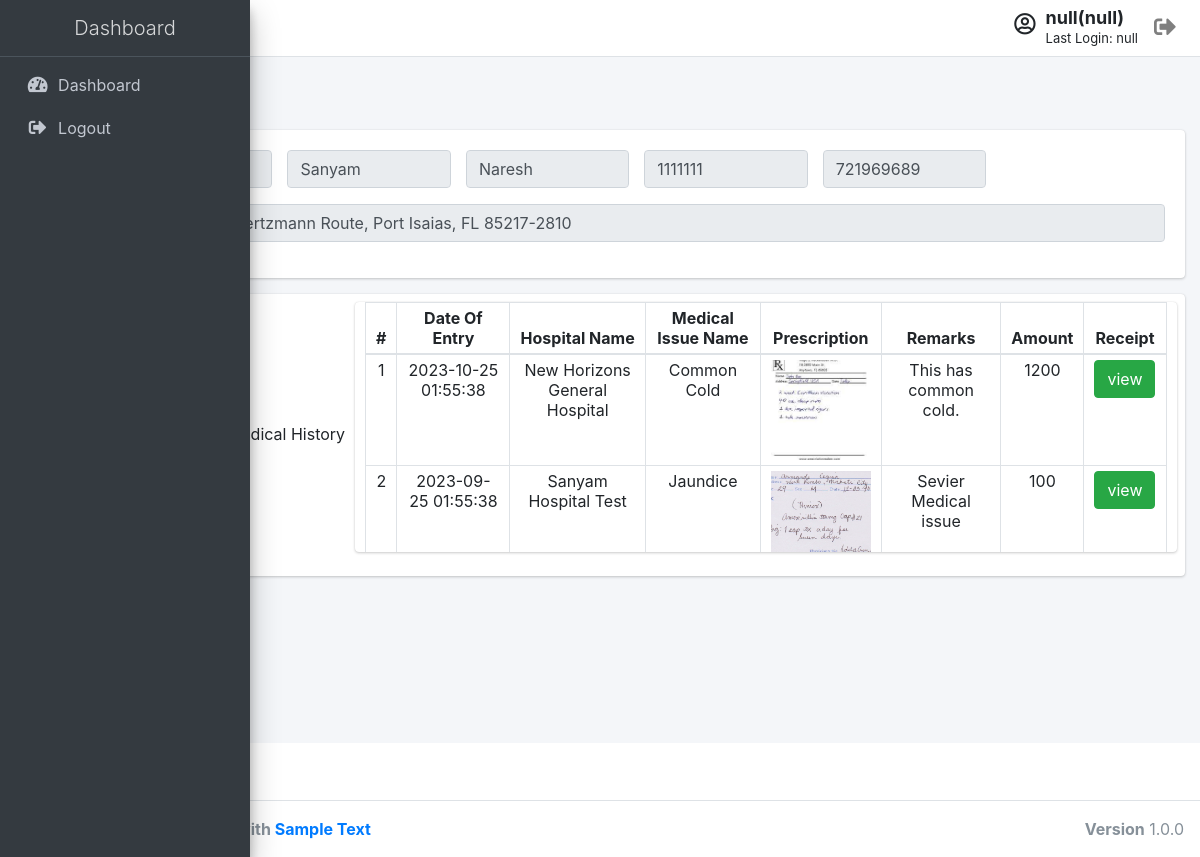
Page /components/index/index.php (signed in) on the committed database.
### tables this page shows
CREATE TABLE `user_login_details` (
  `LID` int(11) NOT NULL,
  `Login_Id` int(11) NOT NULL,
  `User_First_Name` text NOT NULL,
  `User_Middle_Name` text NOT NULL,
  `User_Last_Name` text NOT NULL,
  `Addhar_No` text NOT NULL,
  `Mobile_No` varchar(10) DEFAULT NULL,
  `Address` text DEFAULT NULL
);

CREATE TABLE `usermedicalhistorymaster` (
  `UMH_Id` int(11) NOT NULL,
  `Date_Of_Entry` datetime DEFAULT NULL,
  `Login_Id` int(11) NOT NULL,
  `Hospital_Id` int(11) NOT NULL,
  `HealthIssueId` int(11) NOT NULL,
  `File_Name` text DEFAULT NULL,
  `Remarks` text DEFAULT NULL,
  `Amount` int(11) DEFAULT 0
);

CREATE TABLE `hospital_details_master` (
  `Hospital_Id` int(11) NOT NULL,
  `Hospital_Name` text NOT NULL,
  `Address` text NOT NULL,
  `Pincode` int(11) NOT NULL,
  `ContactNo` varchar(45) DEFAULT NULL,
  `EmailId` varchar(45) DEFAULT NULL
);

CREATE TABLE `medical_illness_master` (
  `HealthIssueId` int(11) NOT NULL,
  `Name` text NOT NULL,
  `Remarks` text NOT NULL
);

### components/index/index.php (the view, shortened to what this page needs)
<?php
require '../../common/header.php';
require '../../common/navbar.php';
require_once '../../common/connectToDB.php';
$conn->begin_transaction();
try {
    $stmt = $conn->prepare("SELECT * FROM user_login_details WHERE Login_Id=? ");
    $stmt->bind_param("s", $_SESSION["Login_Id"]);
    $exe = $stmt->execute();
    $result = $stmt->get_result();
    if ($result->num_rows > 0) {
        while ($row = $result->fetch_assoc()) {
?>
            <div class="content-wrapper">
                <div class="content-header">
                    <div class="container-fluid">
                        <div class="row mb-2">
                            <div class="col-sm-6">
                                <h1 class="m-0 text-dark">Dashboard</h1>
                            </div>
                            <div class="col-sm-6">
                            </div>
                        </div>
                    </div>
                </div>
                <section class="content">
                    <div class="container-fluid">
                        <div class="row">
                            <div class="col-12 col-sm-12 col-md-12">
                                <div class="card">
                                    <div class="card-body ">
                                        <div class="row">
                                            <div class="col-12 col-sm-4 col-md-2">
                                                <div class="input-group mb-3">
                                                    <input type="text" readonly class="form-control" placeholder="First Name" value="<?php echo $row["User_First_Name"]; ?>" id="firstName">
                                                </div>
                                            </div>
                                            <div class="col-12 col-sm-4 col-md-2">
                                                <div class="input-group mb-3">
                                                    <input type="text" readonly class="form-control" placeholder="Middle Name" value="<?php echo $row["User_Middle_Name"]; ?>" id="middleName">
                                                </div>
                                            </div>
                                            <div class="col-12 col-sm-4 col-md-2">
                                                <div class="input-group mb-3">
                                                    <input type="text" readonly class="form-control" placeholder="Last Name" value="<?php echo $row["User_Last_Name"]; ?>" id="lastName">
                                                </div>
                                            </div>
                                            <div class="col-12 col-sm-4 col-md-2">
                                                <div class="input-group mb-3">
                                                    <input type="text" readonly class="form-control" placeholder="Aadhar Card" value="<?php echo $row["Addhar_No"]; ?>" id="aadhar">
                                                </div>
                                            </div>
                                            <div class="col-12 col-sm-4 col-md-2">
                                                <div class="input-group mb-3">
                                                    <input type="text" readonly class="form-control" placeholder="Mobile No" value="<?php echo $row["Mobile_No"]; ?>" id="mobile">
                                                </div>
                                            </div>
                                            <div class="col-12 col-sm-12 col-md-12">
                                                <div class="input-group mb-3">
                                                    <input type="text" readonly class="form-control" placeholder="Address" value="<?php echo $row["Address"]; ?>" id="address">
                                                </div>
                                            </div>
                                        </div>
                                    </div>
                                </div>
                            </div>
                            <div class="col-12 col-sm-12 col-md-12">
                                <div class="info-box mb-3 ">
                                    <span class="info-box-icon bg-info elevation-1"><i class="fas fa-book"></i></span>
                                    <div class="info-box-content wM28">
                                        <span class="info-box-text">Previous Medical History</span>
                                    </div>
                                    <div class="card card-body p0">
                                        <div class="direct-chat-messages pTB0">
                                            <table class="table table-bordered">
                                                <thead>
                                                    <tr>
                                                        <th style="width: 10px" class="p510 tAC">#</th>
                                                        <th class="p510 tAC">Date Of Entry</th>
                                                        <th class="p510 tAC">Hospital Name</th>
                                                        <th class="p510 tAC">Medical Issue Name</th>
                                                        <th class="p510 tAC">Prescription</th>
                                                        <th class="p510 tAC">Remarks</th>
                                                        <th class="p510 tAC">Amount</th>
                                                        <th class="p510 tAC">Receipt</th>
                                                    </tr>
                                                </thead>
                                                <tbody>
                                                    <?php
                                                    $q2 = $conn->prepare("SELECT q1.File_Name,q1.Remarks,q1.Date_Of_Entry,q2.Hospital_Name,q3.Name as IssueName,q3.Remarks as IssueRemarks,q1.Amount,q1.Login_Id as userId,q1.UMH_Id FROM `usermedicalhistorymaster` q1,hospital_details_master q2,medical_illness_master q3 WHERE q1.`Hospital_Id` = q2.Hospital_Id and q1.`HealthIssueId` = q3.HealthIssueId and q1.Login_Id = ? ");
                                                    $q2->bind_param("s", $_SESSION["Login_Id"]);
                                                    $exe2 = $q2->execute();
                                                    $result2 = $q2->get_result();
                                                    if ($result2->num_rows > 0) {
                                                        $i = 1;
                                                        while ($PMHD = $result2->fetch_assoc()) {
                                                            echo '
                                                    <tr>
                                                        <td style="width: 10px" class="p510 tAC">' . $i . '</td>
                                                        <td class="p510 tAC">' . $PMHD["Date_Of_Entry"] . '</td>
                                                        <td class="p510 tAC">' . $PMHD["Hospital_Name"] . '</td>
                                                        <td class="p510 tAC">' . $PMHD["IssueName"] . '</td>
                                                        <td class="p510 tAC">
                                                        <a href="' . $PMHD["File_Name"] . '" >
                                                            <img src="' . $PMHD["File_Name"] . '" alt="Not found" width="100" height="100" style="object-fit: cover;">
                                                        </a>
                                                        </td>
                                                        <td class="p510 tAC">' . $PMHD["Remarks"] . '</td>
                                                        <td class="p510 tAC">' . $PMHD["Amount"] . '</td>
                                                        <td class="p510 tAC">
                                                            <div class="form-group">
                                                                <input type="button" class="btn btn-success" value="view" onclick="openReceipt(' . $PMHD["userId"] . ',' . $PMHD["UMH_Id"] . ')" />
                                                            </div>
                                                        </td>
                                                    </tr>';
                                                            $i++;
                                                        }
                                                    }
                                                    ?>
                                                </tbody>
                                            </table>
                                        </div>
                                    </div>
                                </div>
                            </div>
                        </div>
                    </div>
                </section>
            </div>
<?php
        }
    }
    $conn->commit();
} catch (mysqli_sql_exception $exception) {
    $conn->rollback();
    throw $exception;
}
?>
<?php require  '../../common/footer.php'; ?>

### common/header.php (shortened to what this page needs)
<html lang="en">
<head>
    <link rel="stylesheet" href="" id="fontawesomeFree">
    <link rel="stylesheet" href="" id="tempusdominusBootstrap">
    <link rel="stylesheet" href="" id="select2MinCss">
    <link rel="stylesheet" href="" id="select2Bootstrap">
    <link rel="stylesheet" href="" id="adminlteMinCss">
    <link rel="stylesheet" href="" id="overlayScrollbarsMinCss">
    <link rel="stylesheet" href="" id="daterangepickerMinCss">
    <link rel="stylesheet" href="" id="customCss" type="text/css">
</head>

### common/navbar.php (shortened to what this page needs)
<body class="hold-transition sidebar-mini  sidebar-collapse layout-fixed layout-navbar-fixed layout-footer-fixed">
    <div class="wrapper">
        <nav class="main-header navbar navbar-expand navbar-white navbar-light">
            <ul class="navbar-nav">
                <li class="nav-item">
                    <a class="nav-link" data-widget="pushmenu" href="#" role="button"><i class="fas fa-bars"></i></a>
                </li>
            </ul>
            <ul class="navbar-nav ml-auto">
                <li class="nav-item fS22 mR10">
                    <i class="far fa-user-circle"></i>
                </li>
                <li class="nav-item fS18 line20 ">
                    <div id="navUserName" class="fSB">User</div>
                    <div class="fS13" id="navLoginTime">Last Login: 01-01-2021 10:00 AM </div>
                </li>
                <li class="nav-item fS22">
                    <a class="nav-link" href="#" id="logoutNavLink" onclick="logOut();">
                        <i class="fas fa-sign-out-alt"></i>
                    </a>
                </li>
            </ul>
        </nav>
        <aside class="main-sidebar sidebar-dark-primary elevation-4">
            <a href="" class="brand-link tAC" id="dashboardLink">
            </a>
            <div class="sidebar">
                <nav class="mt-2">
                    <ul class="nav nav-pills nav-sidebar flex-column" data-widget="treeview" role="menu" data-accordion="false">
                        <li class="nav-item">
                            <a href="" class="nav-link" id="indexLink">
                                <i class="nav-icon fas fa-tachometer-alt"></i>
                            </a>
                        </li>
                        <li class="nav-item">
                            <a href="#" class="nav-link" id="logoutLink" onclick="logOut()">
                                <i class="nav-icon fas fa-sign-out-alt"></i>
                            </a>
                        </li>
                    </ul>
                </nav>
            </div>
        </aside>

### common/footer.php (shortened to what this page needs)
<footer class="main-footer">
    <strong>All rights reserved with <a href="#" target="_blank">Sample Text</a> </strong>
    <div class="float-right d-none d-sm-inline-block">
        <b>Version</b> 1.0.0
    </div>
</footer>
</div>
</body>
</html>

### rows in the picture
user_login_details: User_First_Name "Jain", User_Middle_Name "Sanyam", User_Last_Name "Naresh", Addhar_No "1111111", Mobile_No "721969689", Address "Apt. 935 2547 Kertzmann Route, Port Isaias, FL 85217-2810"
usermedicalhistorymaster: Date_Of_Entry "2023-10-25 01:55:38", Hospital_Id.Hospital_Name "New Horizons General Hospital", HealthIssueId.Name "Common Cold", File_Name (picture), Remarks "This has common cold.", Amount "1200"
usermedicalhistorymaster: Date_Of_Entry "2023-09-25 01:55:38", Hospital_Id.Hospital_Name "Sanyam Hospital Test", HealthIssueId.Name "Jaundice", File_Name (picture), Remarks "Sevier Medical issue", Amount "100"
